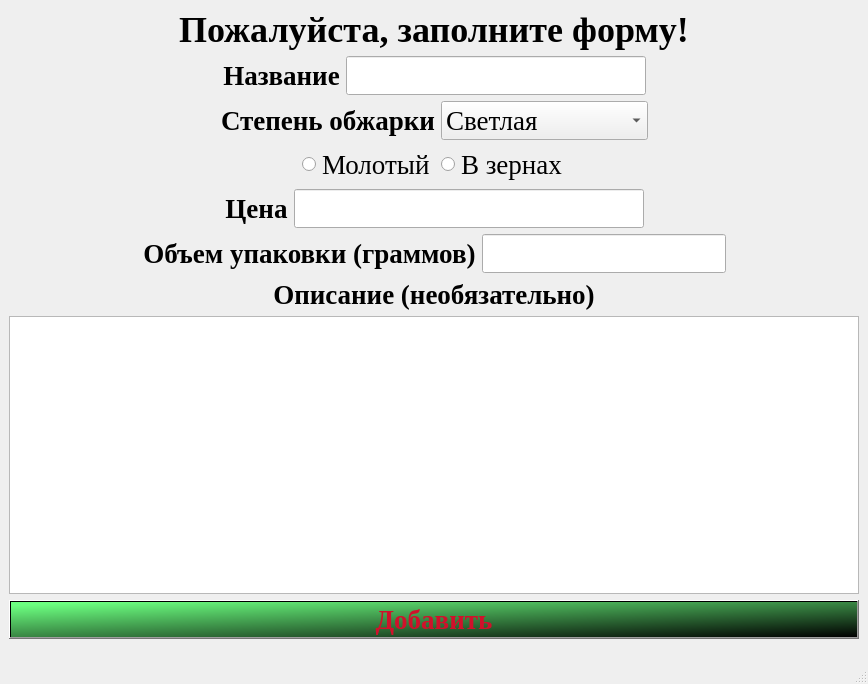
<?xml version="1.0" encoding="UTF-8"?>
<ui version="4.0">
 <class>MainWindow</class>
 <widget class="QMainWindow" name="MainWindow">
  <property name="geometry">
   <rect>
    <x>0</x>
    <y>0</y>
    <width>868</width>
    <height>684</height>
   </rect>
  </property>
  <property name="minimumSize">
   <size>
    <width>500</width>
    <height>500</height>
   </size>
  </property>
  <property name="windowTitle">
   <string>Добавить кофе</string>
  </property>
  <widget class="QWidget" name="centralwidget">
   <layout class="QGridLayout" name="gridLayout">
    <item row="1" column="0">
     <layout class="QHBoxLayout" name="horizontalLayout">
      <item>
       <spacer name="horizontalSpacer">
        <property name="orientation">
         <enum>Qt::Horizontal</enum>
        </property>
        <property name="sizeHint" stdset="0">
         <size>
          <width>40</width>
          <height>20</height>
         </size>
        </property>
       </spacer>
      </item>
      <item>
       <widget class="QLabel" name="label">
        <property name="font">
         <font>
          <family>Times New Roman</family>
          <pointsize>20</pointsize>
          <weight>75</weight>
          <bold>true</bold>
         </font>
        </property>
        <property name="text">
         <string>Название</string>
        </property>
        <property name="alignment">
         <set>Qt::AlignCenter</set>
        </property>
       </widget>
      </item>
      <item>
       <widget class="QLineEdit" name="name">
        <property name="minimumSize">
         <size>
          <width>300</width>
          <height>0</height>
         </size>
        </property>
        <property name="font">
         <font>
          <family>Times New Roman</family>
          <pointsize>20</pointsize>
         </font>
        </property>
       </widget>
      </item>
      <item>
       <spacer name="horizontalSpacer_2">
        <property name="orientation">
         <enum>Qt::Horizontal</enum>
        </property>
        <property name="sizeHint" stdset="0">
         <size>
          <width>40</width>
          <height>20</height>
         </size>
        </property>
       </spacer>
      </item>
     </layout>
    </item>
    <item row="0" column="0">
     <layout class="QHBoxLayout" name="horizontalLayout_6">
      <item>
       <widget class="QLabel" name="label_6">
        <property name="font">
         <font>
          <family>Times New Roman</family>
          <pointsize>27</pointsize>
          <weight>75</weight>
          <bold>true</bold>
         </font>
        </property>
        <property name="text">
         <string>Пожалуйста, заполните форму!</string>
        </property>
        <property name="alignment">
         <set>Qt::AlignCenter</set>
        </property>
       </widget>
      </item>
     </layout>
    </item>
    <item row="4" column="0">
     <layout class="QHBoxLayout" name="horizontalLayout_4">
      <item>
       <spacer name="horizontalSpacer_7">
        <property name="orientation">
         <enum>Qt::Horizontal</enum>
        </property>
        <property name="sizeHint" stdset="0">
         <size>
          <width>40</width>
          <height>20</height>
         </size>
        </property>
       </spacer>
      </item>
      <item>
       <widget class="QLabel" name="label_4">
        <property name="font">
         <font>
          <family>Times New Roman</family>
          <pointsize>20</pointsize>
          <weight>75</weight>
          <bold>true</bold>
         </font>
        </property>
        <property name="text">
         <string>Цена</string>
        </property>
        <property name="alignment">
         <set>Qt::AlignCenter</set>
        </property>
       </widget>
      </item>
      <item>
       <widget class="QLineEdit" name="price">
        <property name="minimumSize">
         <size>
          <width>350</width>
          <height>0</height>
         </size>
        </property>
        <property name="font">
         <font>
          <family>Times New Roman</family>
          <pointsize>20</pointsize>
         </font>
        </property>
       </widget>
      </item>
      <item>
       <spacer name="horizontalSpacer_8">
        <property name="orientation">
         <enum>Qt::Horizontal</enum>
        </property>
        <property name="sizeHint" stdset="0">
         <size>
          <width>40</width>
          <height>20</height>
         </size>
        </property>
       </spacer>
      </item>
     </layout>
    </item>
    <item row="5" column="0">
     <layout class="QHBoxLayout" name="horizontalLayout_5">
      <item>
       <spacer name="horizontalSpacer_9">
        <property name="orientation">
         <enum>Qt::Horizontal</enum>
        </property>
        <property name="sizeHint" stdset="0">
         <size>
          <width>40</width>
          <height>20</height>
         </size>
        </property>
       </spacer>
      </item>
      <item>
       <widget class="QLabel" name="label_5">
        <property name="font">
         <font>
          <family>Times New Roman</family>
          <pointsize>20</pointsize>
          <weight>75</weight>
          <bold>true</bold>
         </font>
        </property>
        <property name="text">
         <string>Объем упаковки (граммов)</string>
        </property>
        <property name="alignment">
         <set>Qt::AlignCenter</set>
        </property>
       </widget>
      </item>
      <item>
       <widget class="QLineEdit" name="volume">
        <property name="font">
         <font>
          <family>Times New Roman</family>
          <pointsize>20</pointsize>
         </font>
        </property>
       </widget>
      </item>
      <item>
       <spacer name="horizontalSpacer_10">
        <property name="orientation">
         <enum>Qt::Horizontal</enum>
        </property>
        <property name="sizeHint" stdset="0">
         <size>
          <width>40</width>
          <height>20</height>
         </size>
        </property>
       </spacer>
      </item>
     </layout>
    </item>
    <item row="8" column="0">
     <layout class="QHBoxLayout" name="horizontalLayout_7">
      <item>
       <widget class="QPushButton" name="pushButton">
        <property name="minimumSize">
         <size>
          <width>500</width>
          <height>0</height>
         </size>
        </property>
        <property name="font">
         <font>
          <family>Times New Roman</family>
          <pointsize>20</pointsize>
          <weight>75</weight>
          <bold>true</bold>
         </font>
        </property>
        <property name="styleSheet">
         <string notr="true">background-color: qlineargradient(spread:pad, x1:0, y1:0, x2:1, y2:1, stop:0.0519324 rgba(108, 255, 128, 255), stop:1 rgba(0, 0, 0, 255));
color: rgb(208, 17, 43);</string>
        </property>
        <property name="text">
         <string>Добавить</string>
        </property>
       </widget>
      </item>
     </layout>
    </item>
    <item row="2" column="0">
     <layout class="QHBoxLayout" name="horizontalLayout_2">
      <item>
       <spacer name="horizontalSpacer_3">
        <property name="orientation">
         <enum>Qt::Horizontal</enum>
        </property>
        <property name="sizeHint" stdset="0">
         <size>
          <width>40</width>
          <height>20</height>
         </size>
        </property>
       </spacer>
      </item>
      <item>
       <widget class="QLabel" name="label_2">
        <property name="font">
         <font>
          <family>Times New Roman</family>
          <pointsize>20</pointsize>
          <weight>75</weight>
          <bold>true</bold>
         </font>
        </property>
        <property name="text">
         <string>Степень обжарки</string>
        </property>
        <property name="alignment">
         <set>Qt::AlignCenter</set>
        </property>
       </widget>
      </item>
      <item>
       <widget class="QComboBox" name="comboBox">
        <property name="font">
         <font>
          <family>Times New Roman</family>
          <pointsize>20</pointsize>
         </font>
        </property>
        <item>
         <property name="text">
          <string>Светлая</string>
         </property>
        </item>
        <item>
         <property name="text">
          <string>Необжаренный</string>
         </property>
        </item>
        <item>
         <property name="text">
          <string>Средняя</string>
         </property>
        </item>
        <item>
         <property name="text">
          <string>Темная</string>
         </property>
        </item>
       </widget>
      </item>
      <item>
       <spacer name="horizontalSpacer_4">
        <property name="orientation">
         <enum>Qt::Horizontal</enum>
        </property>
        <property name="sizeHint" stdset="0">
         <size>
          <width>40</width>
          <height>20</height>
         </size>
        </property>
       </spacer>
      </item>
     </layout>
    </item>
    <item row="6" column="0">
     <layout class="QVBoxLayout" name="verticalLayout">
      <item>
       <widget class="QLabel" name="label_3">
        <property name="font">
         <font>
          <family>Times New Roman</family>
          <pointsize>20</pointsize>
          <weight>75</weight>
          <bold>true</bold>
         </font>
        </property>
        <property name="text">
         <string>Описание (необязательно)</string>
        </property>
        <property name="alignment">
         <set>Qt::AlignCenter</set>
        </property>
       </widget>
      </item>
      <item>
       <widget class="QPlainTextEdit" name="descr">
        <property name="sizePolicy">
         <sizepolicy hsizetype="Expanding" vsizetype="Expanding">
          <horstretch>0</horstretch>
          <verstretch>0</verstretch>
         </sizepolicy>
        </property>
        <property name="font">
         <font>
          <family>Times New Roman</family>
          <pointsize>20</pointsize>
         </font>
        </property>
        <property name="plainText">
         <string/>
        </property>
       </widget>
      </item>
     </layout>
    </item>
    <item row="3" column="0">
     <layout class="QHBoxLayout" name="horizontalLayout_3">
      <item>
       <spacer name="horizontalSpacer_5">
        <property name="orientation">
         <enum>Qt::Horizontal</enum>
        </property>
        <property name="sizeHint" stdset="0">
         <size>
          <width>40</width>
          <height>20</height>
         </size>
        </property>
       </spacer>
      </item>
      <item>
       <widget class="QRadioButton" name="molot">
        <property name="font">
         <font>
          <family>Times New Roman</family>
          <pointsize>20</pointsize>
         </font>
        </property>
        <property name="text">
         <string>Молотый</string>
        </property>
       </widget>
      </item>
      <item>
       <widget class="QRadioButton" name="zern">
        <property name="font">
         <font>
          <family>Times New Roman</family>
          <pointsize>20</pointsize>
         </font>
        </property>
        <property name="text">
         <string>В зернах</string>
        </property>
       </widget>
      </item>
      <item>
       <spacer name="horizontalSpacer_6">
        <property name="orientation">
         <enum>Qt::Horizontal</enum>
        </property>
        <property name="sizeHint" stdset="0">
         <size>
          <width>40</width>
          <height>20</height>
         </size>
        </property>
       </spacer>
      </item>
     </layout>
    </item>
   </layout>
  </widget>
  <widget class="QStatusBar" name="statusbar">
   <property name="font">
    <font>
     <family>Times New Roman</family>
     <pointsize>20</pointsize>
     <italic>true</italic>
    </font>
   </property>
  </widget>
 </widget>
 <resources/>
 <connections/>
</ui>
